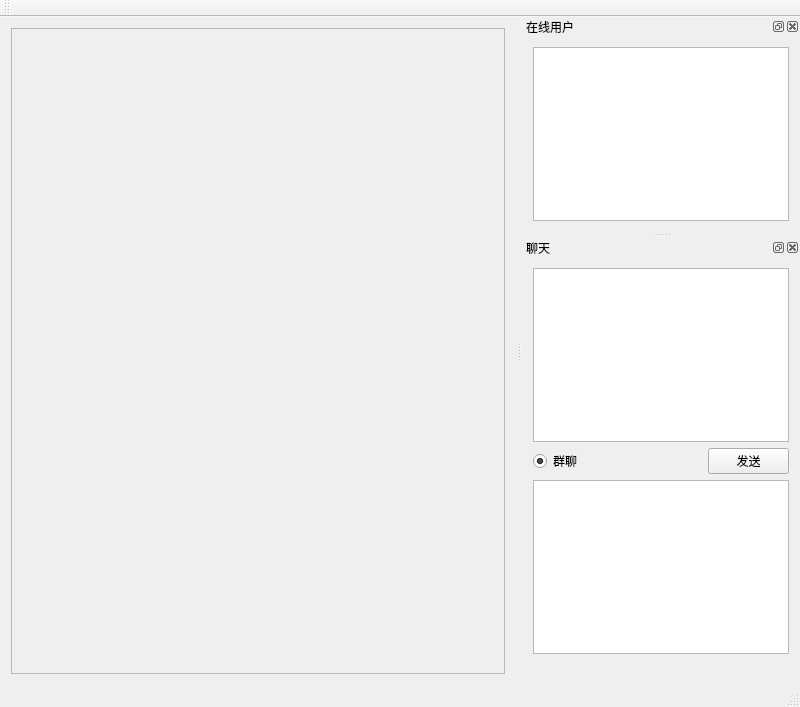
<?xml version="1.0" encoding="UTF-8"?>
<ui version="4.0">
 <class>MRoomServer</class>
 <widget class="QMainWindow" name="MRoomServer">
  <property name="geometry">
   <rect>
    <x>0</x>
    <y>0</y>
    <width>800</width>
    <height>707</height>
   </rect>
  </property>
  <property name="minimumSize">
   <size>
    <width>800</width>
    <height>500</height>
   </size>
  </property>
  <property name="windowTitle">
   <string>MRoomServer</string>
  </property>
  <widget class="QWidget" name="centralWidget">
   <layout class="QHBoxLayout" name="horizontalLayout">
    <item>
     <widget class="QScrollArea" name="scrollArea">
      <property name="autoFillBackground">
       <bool>false</bool>
      </property>
      <property name="widgetResizable">
       <bool>true</bool>
      </property>
      <widget class="QWidget" name="monitorScrollArea">
       <property name="geometry">
        <rect>
         <x>0</x>
         <y>0</y>
         <width>517</width>
         <height>644</height>
        </rect>
       </property>
      </widget>
     </widget>
    </item>
   </layout>
  </widget>
  <widget class="QMenuBar" name="menuBar">
   <property name="geometry">
    <rect>
     <x>0</x>
     <y>0</y>
     <width>800</width>
     <height>17</height>
    </rect>
   </property>
  </widget>
  <widget class="QToolBar" name="mainToolBar">
   <attribute name="toolBarArea">
    <enum>TopToolBarArea</enum>
   </attribute>
   <attribute name="toolBarBreak">
    <bool>false</bool>
   </attribute>
  </widget>
  <widget class="QStatusBar" name="statusBar"/>
  <widget class="QDockWidget" name="userDockWidget">
   <property name="floating">
    <bool>false</bool>
   </property>
   <property name="windowTitle">
    <string>在线用户</string>
   </property>
   <attribute name="dockWidgetArea">
    <number>2</number>
   </attribute>
   <widget class="QWidget" name="dockWidgetContents">
    <layout class="QGridLayout" name="gridLayout_2">
     <item row="0" column="0">
      <widget class="QListWidget" name="userListWidget">
       <property name="contextMenuPolicy">
        <enum>Qt::CustomContextMenu</enum>
       </property>
      </widget>
     </item>
    </layout>
   </widget>
  </widget>
  <widget class="QDockWidget" name="chatWidget">
   <property name="windowTitle">
    <string>聊天</string>
   </property>
   <attribute name="dockWidgetArea">
    <number>2</number>
   </attribute>
   <widget class="QWidget" name="dockWidgetContents_2">
    <layout class="QGridLayout" name="gridLayout">
     <item row="5" column="0">
      <widget class="QLabel" name="status">
       <property name="text">
        <string/>
       </property>
      </widget>
     </item>
     <item row="1" column="0">
      <widget class="QRadioButton" name="groupRadioBtn">
       <property name="enabled">
        <bool>true</bool>
       </property>
       <property name="text">
        <string>群聊</string>
       </property>
       <property name="checked">
        <bool>true</bool>
       </property>
      </widget>
     </item>
     <item row="1" column="2">
      <widget class="QPushButton" name="sendBtn">
       <property name="text">
        <string>发送</string>
       </property>
      </widget>
     </item>
     <item row="4" column="0" colspan="3">
      <widget class="QTextEdit" name="msgTextEdit"/>
     </item>
     <item row="0" column="0" colspan="3">
      <widget class="QTextBrowser" name="msgTextBrowser"/>
     </item>
    </layout>
   </widget>
  </widget>
 </widget>
 <layoutdefault spacing="6" margin="11"/>
 <resources/>
 <connections/>
</ui>
